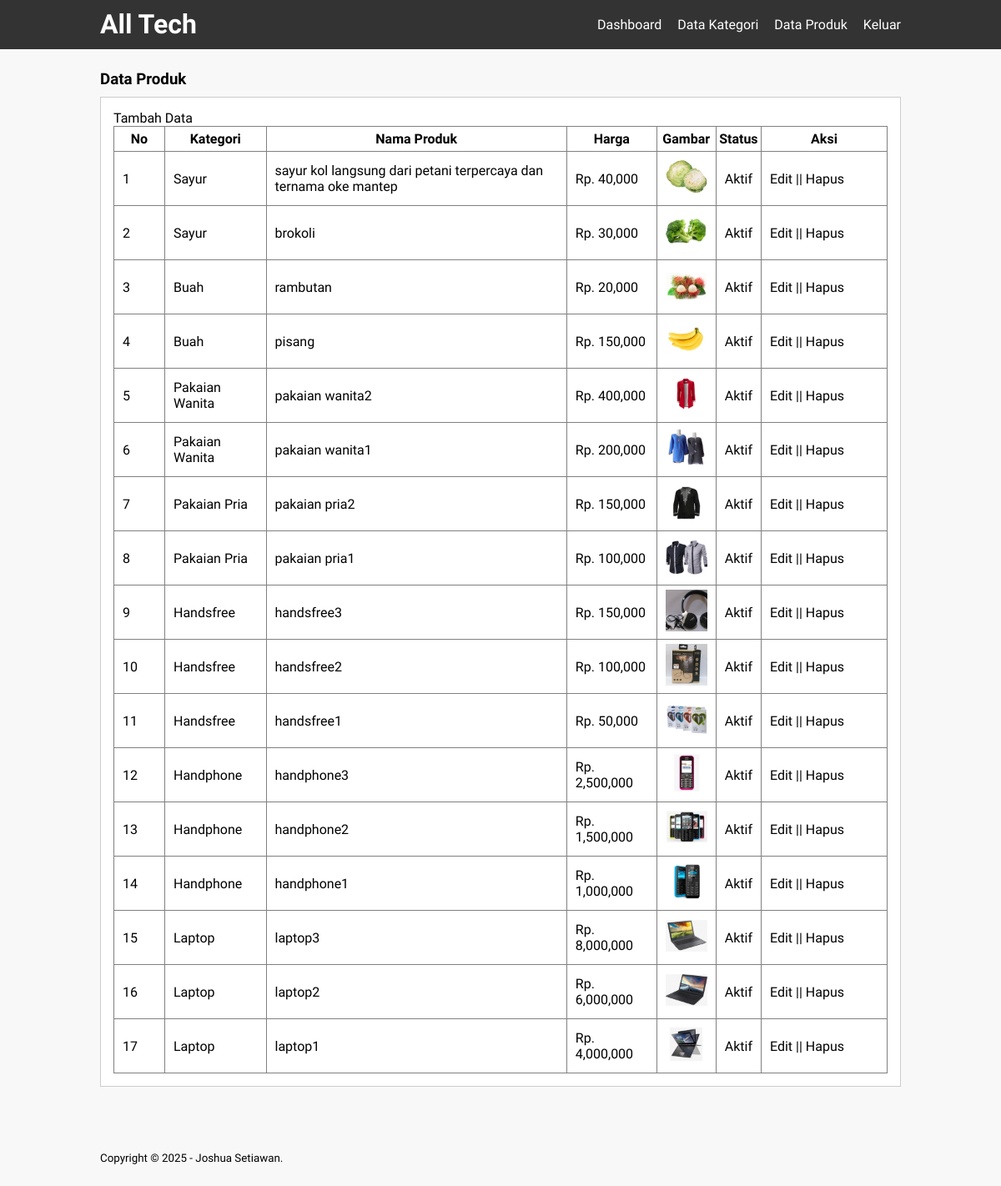
/data-produk.php, run on the app's committed database.
### tables this page shows
CREATE TABLE `tb_product` (
  `product_id` int(11) NOT NULL,
  `category_id` int(11) NOT NULL,
  `product_name` varchar(100) NOT NULL,
  `product_price` int(11) NOT NULL,
  `product_description` text NOT NULL,
  `product_image` varchar(100) NOT NULL,
  `product_status` tinyint(1) NOT NULL,
  `data_created` timestamp NOT NULL DEFAULT current_timestamp()
);

CREATE TABLE `tb_category` (
  `category_id` int(11) NOT NULL,
  `category_name` varchar(25) NOT NULL
);

### data-produk.php (the view, shortened to what this page needs)
<?php
include 'db.php';
?>
<!DOCTYPE html>
<html>
<head>
	<link rel="stylesheet" type="text/css" href="css/style.css">
</head>
<body>
	<header>
		<div class="container">
			<h1><a href="dashboard.php">All Tech</a></h1>
			<ul>
				<li><a href="dashboard.php">Dashboard</a></li>
				<li><a href="data-kategori.php">Data Kategori</a></li>
				<li><a href="data-produk.php">Data Produk</a></li>
				<li><a href="keluar.php">Keluar</a></li>
			</ul>
		</div>
	</header>
	<div class="section">
		<div class="container">
			<h3>Data Produk</h3>
			<div class="box">
				<p><a href="tambah-produk.php">Tambah Data</a></p>
				<table border="1" cellspacing="0" class="table">
					<thead>
						<tr>
							<th width="60px">No</th>
							<th>Kategori</th>
							<th>Nama Produk</th>
							<th>Harga</th>
							<th>Gambar</th>
							<th>Status</th>
							<th width="150px">Aksi</th>
						</tr>
					</thead>
					<tbody>
						<?php
							$no = 1;
							$produk = mysqli_query($conn, "SELECT * FROM tb_product LEFT JOIN tb_category USING (category_id) ORDER BY product_id DESC");
							if(mysqli_num_rows($produk) > 0){
							while($row = mysqli_fetch_array($produk)){
						?>
						<tr>
							<td><?php echo $no++ ?></td>
							<td><?php echo $row['category_name'] ?></td>
							<td><?php echo $row['product_name'] ?></td>
							<td>Rp. <?php echo number_format($row['product_price']) ?></td>
							<td><a href="produk/<?php echo $row['product_image'] ?>" target="_blank"> <img src="produk/<?php echo $row['product_image'] ?>" width="50px"> </a></td>
							<td><?php echo ($row['product_status'] == 0)? 'Tidak Aktif':'Aktif'; ?></td>
							<td>
								<a href="edit-produk.php?id=<?php echo $row['product_id'] ?>">Edit</a> || <a href="proses-hapus.php?idp=<?php echo $row['product_id'] ?>" onclick="return confirm('Yakin ingin hapus ?')">Hapus</a>
							</td>
						</tr>
						<?php }}else{ ?>
							<tr>
								<td colspan="7">Tidak ada data</td>
							</tr>
						<?php } ?>
					</tbody>
				</table>
			</div>
		</div>
	</div>
	<footer>
		<div class="container">
			<small>Copyright &copy; 2025 - Joshua Setiawan.</small>
		</div>
	</footer>
</body>
</html>

### css/style.css (style rules this page uses)
* { padding:0; margin:0; font-family: 'Quicksand', sans-serif; }
body { background-color: #f8f8f8; }
a { color: inherit; text-decoration: none; }
header { background-color: #333; color: #fff; }
header h1 { float: left; padding:10px 0; }
header ul { float: right; }
header ul li { display: inline-block; }
header ul li a { padding:20px 0 20px 15px; display: inline-block; }
footer { padding:25px 0; }
.container { width: 80%; margin:0 auto; }
.container:after { content: ''; display: block; clear: both; }
.section { padding:25px 0; }
.box { background-color: #fff; border:1px solid #ccc; padding:15px; box-sizing: border-box; margin:10px 0 25px 0; }
.box:after { content: ''; display: block; clear: both; }
.table { width: 100%; border-collapse: collapse; }
.table tr { height: 30px; }
.table tr td { padding:5px 10px; }

### data on the page
tb_product: category.category_name "Sayur", product_name "sayur kol langsung dari petani terpercaya dan ternama oke mantep", product_price "40,000", product_image (picture), product_status "Aktif"
tb_product: category.category_name "Sayur", product_name "brokoli", product_price "30,000", product_image (picture), product_status "Aktif"
tb_product: category.category_name "Buah", product_name "rambutan", product_price "20,000", product_image (picture), product_status "Aktif"
tb_product: category.category_name "Buah", product_name "pisang", product_price "150,000", product_image (picture), product_status "Aktif"
tb_product: category.category_name "Pakaian Wanita", product_name "pakaian wanita2", product_price "400,000", product_image (picture), product_status "Aktif"
tb_product: category.category_name "Pakaian Wanita", product_name "pakaian wanita1", product_price "200,000", product_image (picture), product_status "Aktif"
tb_product: category.category_name "Pakaian Pria", product_name "pakaian pria2", product_price "150,000", product_image (picture), product_status "Aktif"
tb_product: category.category_name "Pakaian Pria", product_name "pakaian pria1", product_price "100,000", product_image (picture), product_status "Aktif"
tb_product: category.category_name "Handsfree", product_name "handsfree3", product_price "150,000", product_image (picture), product_status "Aktif"
tb_product: category.category_name "Handsfree", product_name "handsfree2", product_price "100,000", product_image (picture), product_status "Aktif"
tb_product: category.category_name "Handsfree", product_name "handsfree1", product_price "50,000", product_image (picture), product_status "Aktif"
tb_product: category.category_name "Handphone", product_name "handphone3", product_price "2,500,000", product_image (picture), product_status "Aktif"
tb_product: category.category_name "Handphone", product_name "handphone2", product_price "1,500,000", product_image (picture), product_status "Aktif"
tb_product: category.category_name "Handphone", product_name "handphone1", product_price "1,000,000", product_image (picture), product_status "Aktif"
tb_product: category.category_name "Laptop", product_name "laptop3", product_price "8,000,000", product_image (picture), product_status "Aktif"
tb_product: category.category_name "Laptop", product_name "laptop2", product_price "6,000,000", product_image (picture), product_status "Aktif"
tb_product: category.category_name "Laptop", product_name "laptop1", product_price "4,000,000", product_image (picture), product_status "Aktif"
